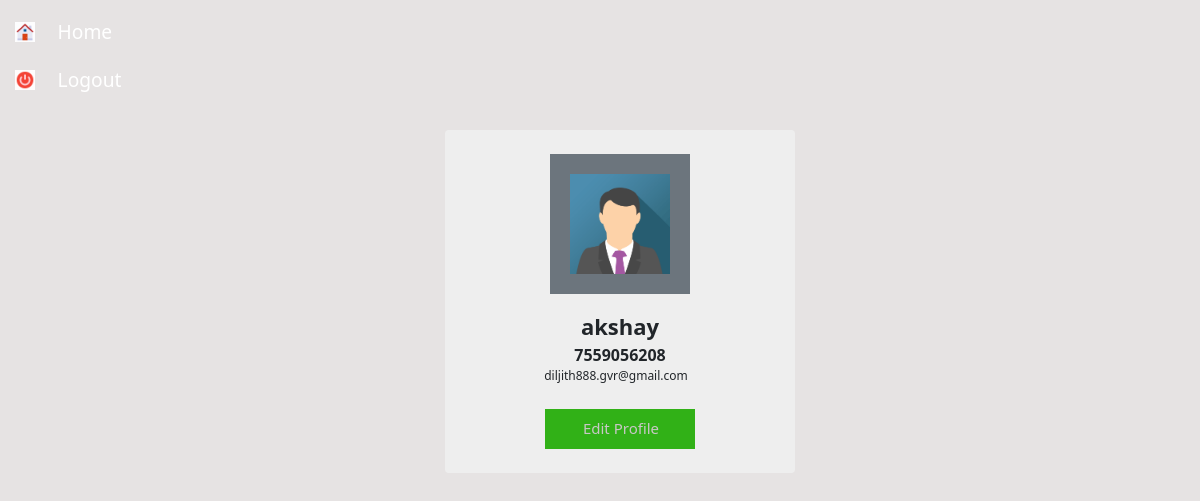
Page /profile/ (signed in) on the committed database.
### stressapp/models.py (models this page shows)
class registration(models.Model):
    user=models.ForeignKey(User,on_delete=models.CASCADE,null=True)
    phonenumber=models.CharField(max_length=200,null=True)
    rpassword=models.CharField(max_length=200,null=True)

### stressapp/views.py (the view)
# urls.py: path('profile/',views.profile,name="profile"),
@login_required(login_url='login')
@user_passes_test(is_registration)
def profile(request):
    cr1=registration.objects.get(user=request.user)
    cr=registration.objects.filter(user=cr1.user)
    return render(request,"profile.html",{'cr':cr})

### stressapp/views.py (called while the page is built)
def is_registration(user):
    return user.groups.filter(name="STRESS").exists()

### templates/profile.html (shortened to what this page needs)
{% load static %}
<!DOCTYPE html>
<html lang="en" >
<head>
</head>
<body>
  <nav class="menu" tabindex="0">
    <ul>
      <li tabindex="5" class="icon-dashboard"><span> <a href="/home" style="text-decoration:none ; color: white;">Home</a></span></li>
      <li tabindex="0" class="icon-logout"><span> <a href="/logout" style="text-decoration:none ; color: white;">Logout</a></span></li>
    </ul>
  </nav>
  <center>
  <form action=""method="POST">
    {% for i in cr %}
    <div class="container mt-4 mb-4 p-3 d-flex justify-content-center"> <div class="card p-4">
      <div class=" image d-flex flex-column justify-content-center align-items-center"> <button class="btn btn-secondary">
        <img src="{% static 'images/imgavatar.png' %}" height="100" width="100" /></button> <span class="name mt-3">{{i.user}}</span> <span class="idd">{{i.phonenumber}}</span>
        <div class="d-flex flex-row justify-content-center align-items-center gap-2"> <span class="idd1">{{i.user.email}}</span> <span></i></span> </div>
        <div class=" d-flex mt-2"><a href="{% url 'edit' i.id %}" button  class="btn1 btn-dark"  class="btn btn-primary" style="text-decoration: none; color: rgb(201, 199, 199);" a href="{% url 'edit' i.id %}" > Edit Profile</a></button> </div>
        {% endfor %}
  </div>
</form>
  </center>
</body>
</html>

### templates/profile.html (style rules this page uses)
* { margin: 0; padding: 0; }
body { background-color: rgb(230, 227, 227); padding-right : 10px; padding-top: 90px ; }
.card { width: 350px; background-color: #eeeeee; border: none; cursor: pointer; transition: all 0.5s; }
.image img { transition: all 0.5s }
.btn { height: 140px; width: 140px; border-radius: 0% }
.name { font-size: 22px; font-weight: bold; }
.idd { font-size: 16px; font-weight: 600 }
.idd1 { font-size: 12px }
.btn1 { height: 40px; width: 150px; padding-left: 2px; padding-top:8px ; border: none; background-color: rgb(49, 177, 23); color: #eb1212; font-size: 15px }

### rows in the picture
registration: user "akshay", phonenumber "7559056208", user.email "diljith888.gvr@gmail.com"
